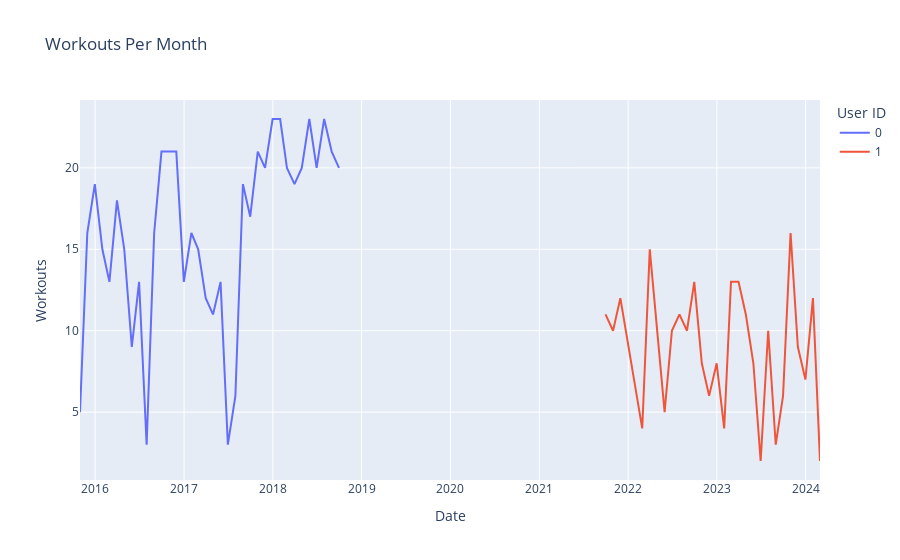

Notebook source saved alongside this figure:
### Code cell
master_df_num_workouts = (master_df
                .groupby(['User ID', pd.Grouper(key='Date', freq='ME')])['Date'].nunique()
                .to_frame(name='Workouts')
                .reset_index())

fig = px.line(master_df_num_workouts, x='Date', y='Workouts', color='User ID', 
              title='Workouts Per Month')
fig.update_layout(xaxis_title='Date', yaxis_title='Workouts')
fig.show()

### Figure 1 — Plotly figure (JSON) as saved in the notebook; plotly's stock layout.template omitted (floating-point values rounded to 4 significant figures)
{"data": [{"hovertemplate": "User ID=0<br>Date=%{x}<br>Workouts=%{y}<extra></extra>", "legendgroup": "0", "line": {"color": "#636efa", "dash": "solid"}, "marker": {"symbol": "circle"}, "mode": "lines", "name": "0", "orientation": "v", "showlegend": true, "type": "scatter", "x": ["2015-10-31T00:00:00", "2015-11-30T00:00:00", "2015-12-31T00:00:00", "2016-01-31T00:00:00", "2016-02-29T00:00:00", "2016-03-31T00:00:00", "2016-04-30T00:00:00", "2016-05-31T00:00:00", "2016-06-30T00:00:00", "2016-07-31T00:00:00", "2016-08-31T00:00:00", "2016-09-30T00:00:00", "2016-10-31T00:00:00", "2016-11-30T00:00:00", "2016-12-31T00:00:00", "2017-01-31T00:00:00", "2017-02-28T00:00:00", "2017-03-31T00:00:00", "2017-04-30T00:00:00", "2017-05-31T00:00:00", "2017-06-30T00:00:00", "2017-07-31T00:00:00", "2017-08-31T00:00:00", "2017-09-30T00:00:00", "2017-10-31T00:00:00", "2017-11-30T00:00:00", "2017-12-31T00:00:00", "2018-01-31T00:00:00", "2018-02-28T00:00:00", "2018-03-31T00:00:00", "2018-04-30T00:00:00", "2018-05-31T00:00:00", "2018-06-30T00:00:00", "2018-07-31T00:00:00", "2018-08-31T00:00:00", "2018-09-30T00:00:00"], "xaxis": "x", "y": [5, 16, 19, 15, 13, 18, 15, 9, 13, 3, 16, 21, 21, 21, 13, 16, 15, 12, 11, 13, 3, 6, 19, 17, 21, 20, 23, 23, 20, 19, 20, 23, 20, 23, 21, 20], "yaxis": "y"}, {"hovertemplate": "User ID=1<br>Date=%{x}<br>Workouts=%{y}<extra></extra>", "legendgroup": "1", "line": {"color": "#EF553B", "dash": "solid"}, "marker": {"symbol": "circle"}, "mode": "lines", "name": "1", "orientation": "v", "showlegend": true, "type": "scatter", "x": ["2021-09-30T00:00:00", "2021-10-31T00:00:00", "2021-11-30T00:00:00", "2022-02-28T00:00:00", "2022-03-31T00:00:00", "2022-04-30T00:00:00", "2022-05-31T00:00:00", "2022-06-30T00:00:00", "2022-07-31T00:00:00", "2022-08-31T00:00:00", "2022-09-30T00:00:00", "2022-10-31T00:00:00", "2022-11-30T00:00:00", "2022-12-31T00:00:00", "2023-01-31T00:00:00", "2023-02-28T00:00:00", "2023-03-31T00:00:00", "2023-04-30T00:00:00", "2023-05-31T00:00:00", "2023-06-30T00:00:00", "2023-07-31T00:00:00", "2023-08-31T00:00:00", "2023-09-30T00:00:00", "2023-10-31T00:00:00", "2023-11-30T00:00:00", "2023-12-31T00:00:00", "2024-01-31T00:00:00", "2024-02-29T00:00:00"], "xaxis": "x", "y": [11, 10, 12, 4, 15, 10, 5, 10, 11, 10, 13, 8, 6, 8, 4, 13, 13, 11, 8, 2, 10, 3, 6, 16, 9, 7, 12, 2], "yaxis": "y"}], "layout": {"legend": {"title": {"text": "User ID"}, "tracegroupgap": 0}, "title": {"text": "Workouts Per Month"}, "xaxis": {"anchor": "y", "domain": [0, 1], "title": {"text": "Date"}}, "yaxis": {"anchor": "x", "domain": [0, 1], "title": {"text": "Workouts"}}}}
